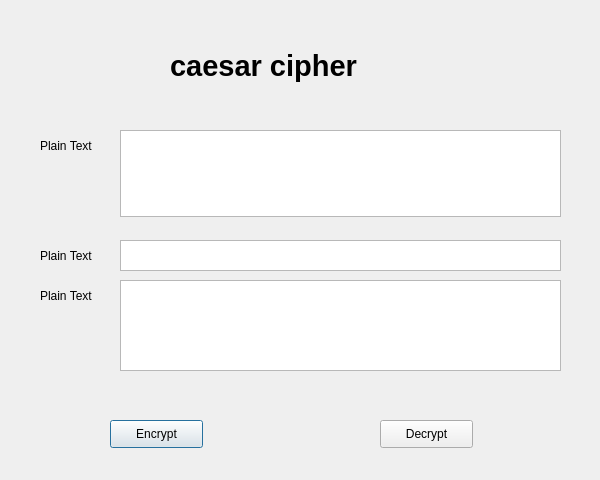
<?xml version="1.0" encoding="UTF-8"?>
<ui version="4.0">
 <class>Dialog</class>
 <widget class="QDialog" name="Dialog">
  <property name="geometry">
   <rect>
    <x>0</x>
    <y>0</y>
    <width>600</width>
    <height>480</height>
   </rect>
  </property>
  <property name="windowTitle">
   <string>Dialog</string>
  </property>
  <widget class="QLabel" name="lbPlainText">
   <property name="geometry">
    <rect>
     <x>40</x>
     <y>130</y>
     <width>61</width>
     <height>31</height>
    </rect>
   </property>
   <property name="text">
    <string>Plain Text</string>
   </property>
  </widget>
  <widget class="QTextEdit" name="textEdit">
   <property name="geometry">
    <rect>
     <x>120</x>
     <y>130</y>
     <width>441</width>
     <height>87</height>
    </rect>
   </property>
  </widget>
  <widget class="QPushButton" name="pushButton">
   <property name="geometry">
    <rect>
     <x>110</x>
     <y>420</y>
     <width>93</width>
     <height>28</height>
    </rect>
   </property>
   <property name="text">
    <string>Encrypt</string>
   </property>
  </widget>
  <widget class="QPushButton" name="pushButton_2">
   <property name="geometry">
    <rect>
     <x>380</x>
     <y>420</y>
     <width>93</width>
     <height>28</height>
    </rect>
   </property>
   <property name="text">
    <string>Decrypt</string>
   </property>
  </widget>
  <widget class="QLabel" name="lbPlainText_2">
   <property name="geometry">
    <rect>
     <x>170</x>
     <y>40</y>
     <width>251</width>
     <height>51</height>
    </rect>
   </property>
   <property name="font">
    <font>
     <pointsize>22</pointsize>
     <weight>75</weight>
     <bold>true</bold>
    </font>
   </property>
   <property name="text">
    <string>caesar cipher</string>
   </property>
   <property name="margin">
    <number>1</number>
   </property>
  </widget>
  <widget class="QTextEdit" name="textEdit_2">
   <property name="geometry">
    <rect>
     <x>120</x>
     <y>240</y>
     <width>441</width>
     <height>31</height>
    </rect>
   </property>
  </widget>
  <widget class="QLabel" name="lbPlainText_3">
   <property name="geometry">
    <rect>
     <x>40</x>
     <y>240</y>
     <width>61</width>
     <height>31</height>
    </rect>
   </property>
   <property name="text">
    <string>Plain Text</string>
   </property>
  </widget>
  <widget class="QLabel" name="lbPlainText_4">
   <property name="geometry">
    <rect>
     <x>40</x>
     <y>280</y>
     <width>61</width>
     <height>31</height>
    </rect>
   </property>
   <property name="text">
    <string>Plain Text</string>
   </property>
  </widget>
  <widget class="QTextEdit" name="textEdit_3">
   <property name="geometry">
    <rect>
     <x>120</x>
     <y>280</y>
     <width>441</width>
     <height>91</height>
    </rect>
   </property>
  </widget>
 </widget>
 <resources/>
 <connections/>
</ui>
